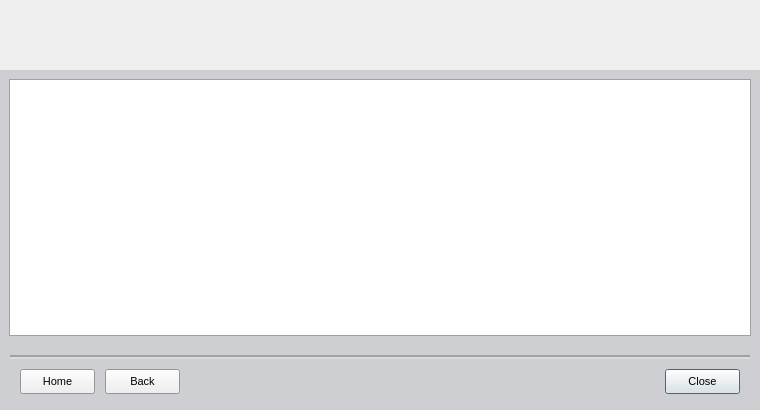
<ui version="4.0" >
 <class>helpDialog</class>
 <widget class="QDialog" name="helpDialog" >
  <property name="geometry" >
   <rect>
    <x>0</x>
    <y>0</y>
    <width>760</width>
    <height>410</height>
   </rect>
  </property>
  <property name="minimumSize" >
   <size>
    <width>760</width>
    <height>410</height>
   </size>
  </property>
  <property name="maximumSize" >
   <size>
    <width>2048</width>
    <height>2048</height>
   </size>
  </property>
  <property name="windowTitle" >
   <string>Help - XSupplicant</string>
  </property>
  <property name="windowIcon" >
   <iconset>icons/prod_color.png</iconset>
  </property>
  <layout class="QVBoxLayout" >
   <property name="margin" >
    <number>0</number>
   </property>
   <property name="spacing" >
    <number>0</number>
   </property>
   <item>
    <layout class="QHBoxLayout" >
     <property name="margin" >
      <number>0</number>
     </property>
     <property name="spacing" >
      <number>0</number>
     </property>
     <item>
      <spacer>
       <property name="orientation" >
        <enum>Qt::Horizontal</enum>
       </property>
       <property name="sizeHint" >
        <size>
         <width>40</width>
         <height>20</height>
        </size>
       </property>
      </spacer>
     </item>
     <item>
      <widget class="QLabel" name="uiBannerGraphicLeft" >
       <property name="minimumSize" >
        <size>
         <width>310</width>
         <height>70</height>
        </size>
       </property>
       <property name="maximumSize" >
        <size>
         <width>310</width>
         <height>70</height>
        </size>
       </property>
       <property name="lineWidth" >
        <number>0</number>
       </property>
       <property name="text" >
        <string/>
       </property>
       <property name="pixmap" >
        <pixmap>images/banner_left.png</pixmap>
       </property>
       <property name="alignment" >
        <set>Qt::AlignRight|Qt::AlignTrailing|Qt::AlignVCenter</set>
       </property>
      </widget>
     </item>
     <item>
      <widget class="QLabel" name="uiBannerGraphicRight" >
       <property name="minimumSize" >
        <size>
         <width>450</width>
         <height>70</height>
        </size>
       </property>
       <property name="maximumSize" >
        <size>
         <width>450</width>
         <height>70</height>
        </size>
       </property>
       <property name="lineWidth" >
        <number>0</number>
       </property>
       <property name="midLineWidth" >
        <number>0</number>
       </property>
       <property name="text" >
        <string/>
       </property>
       <property name="pixmap" >
        <pixmap>images/banner_right.png</pixmap>
       </property>
      </widget>
     </item>
     <item>
      <spacer>
       <property name="orientation" >
        <enum>Qt::Horizontal</enum>
       </property>
       <property name="sizeHint" >
        <size>
         <width>40</width>
         <height>20</height>
        </size>
       </property>
      </spacer>
     </item>
    </layout>
   </item>
   <item>
    <widget class="QFrame" name="LowerFrame" >
     <property name="sizePolicy" >
      <sizepolicy>
       <hsizetype>7</hsizetype>
       <vsizetype>7</vsizetype>
       <horstretch>0</horstretch>
       <verstretch>0</verstretch>
      </sizepolicy>
     </property>
     <property name="minimumSize" >
      <size>
       <width>500</width>
       <height>275</height>
      </size>
     </property>
     <property name="palette" >
      <palette>
       <active>
        <colorrole role="Base" >
         <brush brushstyle="SolidPattern" >
          <color alpha="255" >
           <red>255</red>
           <green>255</green>
           <blue>255</blue>
          </color>
         </brush>
        </colorrole>
        <colorrole role="Window" >
         <brush brushstyle="SolidPattern" >
          <color alpha="255" >
           <red>206</red>
           <green>207</green>
           <blue>210</blue>
          </color>
         </brush>
        </colorrole>
       </active>
       <inactive>
        <colorrole role="Base" >
         <brush brushstyle="SolidPattern" >
          <color alpha="255" >
           <red>255</red>
           <green>255</green>
           <blue>255</blue>
          </color>
         </brush>
        </colorrole>
        <colorrole role="Window" >
         <brush brushstyle="SolidPattern" >
          <color alpha="255" >
           <red>206</red>
           <green>207</green>
           <blue>210</blue>
          </color>
         </brush>
        </colorrole>
       </inactive>
       <disabled>
        <colorrole role="Base" >
         <brush brushstyle="SolidPattern" >
          <color alpha="255" >
           <red>206</red>
           <green>207</green>
           <blue>210</blue>
          </color>
         </brush>
        </colorrole>
        <colorrole role="Window" >
         <brush brushstyle="SolidPattern" >
          <color alpha="255" >
           <red>206</red>
           <green>207</green>
           <blue>210</blue>
          </color>
         </brush>
        </colorrole>
       </disabled>
      </palette>
     </property>
     <property name="autoFillBackground" >
      <bool>true</bool>
     </property>
     <property name="frameShape" >
      <enum>QFrame::NoFrame</enum>
     </property>
     <property name="frameShadow" >
      <enum>QFrame::Plain</enum>
     </property>
     <property name="lineWidth" >
      <number>0</number>
     </property>
     <layout class="QGridLayout" >
      <property name="margin" >
       <number>9</number>
      </property>
      <property name="spacing" >
       <number>6</number>
      </property>
      <item row="0" column="0" >
       <widget class="QTextBrowser" name="helpBrowser" />
      </item>
     </layout>
    </widget>
   </item>
   <item>
    <widget class="QFrame" name="ButtonFrame" >
     <property name="minimumSize" >
      <size>
       <width>500</width>
       <height>20</height>
      </size>
     </property>
     <property name="palette" >
      <palette>
       <active>
        <colorrole role="Base" >
         <brush brushstyle="SolidPattern" >
          <color alpha="255" >
           <red>255</red>
           <green>255</green>
           <blue>255</blue>
          </color>
         </brush>
        </colorrole>
        <colorrole role="Window" >
         <brush brushstyle="SolidPattern" >
          <color alpha="255" >
           <red>206</red>
           <green>207</green>
           <blue>210</blue>
          </color>
         </brush>
        </colorrole>
       </active>
       <inactive>
        <colorrole role="Base" >
         <brush brushstyle="SolidPattern" >
          <color alpha="255" >
           <red>255</red>
           <green>255</green>
           <blue>255</blue>
          </color>
         </brush>
        </colorrole>
        <colorrole role="Window" >
         <brush brushstyle="SolidPattern" >
          <color alpha="255" >
           <red>206</red>
           <green>207</green>
           <blue>210</blue>
          </color>
         </brush>
        </colorrole>
       </inactive>
       <disabled>
        <colorrole role="Base" >
         <brush brushstyle="SolidPattern" >
          <color alpha="255" >
           <red>206</red>
           <green>207</green>
           <blue>210</blue>
          </color>
         </brush>
        </colorrole>
        <colorrole role="Window" >
         <brush brushstyle="SolidPattern" >
          <color alpha="255" >
           <red>206</red>
           <green>207</green>
           <blue>210</blue>
          </color>
         </brush>
        </colorrole>
       </disabled>
      </palette>
     </property>
     <property name="autoFillBackground" >
      <bool>true</bool>
     </property>
     <property name="frameShape" >
      <enum>QFrame::NoFrame</enum>
     </property>
     <property name="frameShadow" >
      <enum>QFrame::Plain</enum>
     </property>
     <layout class="QVBoxLayout" >
      <property name="margin" >
       <number>10</number>
      </property>
      <property name="spacing" >
       <number>0</number>
      </property>
      <item>
       <widget class="QFrame" name="hLineDark" >
        <property name="sizePolicy" >
         <sizepolicy>
          <hsizetype>5</hsizetype>
          <vsizetype>0</vsizetype>
          <horstretch>0</horstretch>
          <verstretch>0</verstretch>
         </sizepolicy>
        </property>
        <property name="minimumSize" >
         <size>
          <width>480</width>
          <height>2</height>
         </size>
        </property>
        <property name="maximumSize" >
         <size>
          <width>16777215</width>
          <height>2</height>
         </size>
        </property>
        <property name="palette" >
         <palette>
          <active>
           <colorrole role="WindowText" >
            <brush brushstyle="SolidPattern" >
             <color alpha="255" >
              <red>162</red>
              <green>162</green>
              <blue>165</blue>
             </color>
            </brush>
           </colorrole>
          </active>
          <inactive>
           <colorrole role="WindowText" >
            <brush brushstyle="SolidPattern" >
             <color alpha="255" >
              <red>162</red>
              <green>162</green>
              <blue>165</blue>
             </color>
            </brush>
           </colorrole>
          </inactive>
          <disabled>
           <colorrole role="WindowText" >
            <brush brushstyle="SolidPattern" >
             <color alpha="255" >
              <red>119</red>
              <green>119</green>
              <blue>119</blue>
             </color>
            </brush>
           </colorrole>
          </disabled>
         </palette>
        </property>
        <property name="frameShape" >
         <enum>QFrame::Box</enum>
        </property>
        <property name="frameShadow" >
         <enum>QFrame::Plain</enum>
        </property>
       </widget>
      </item>
      <item>
       <widget class="QFrame" name="hLineLight" >
        <property name="sizePolicy" >
         <sizepolicy>
          <hsizetype>5</hsizetype>
          <vsizetype>0</vsizetype>
          <horstretch>0</horstretch>
          <verstretch>0</verstretch>
         </sizepolicy>
        </property>
        <property name="minimumSize" >
         <size>
          <width>480</width>
          <height>2</height>
         </size>
        </property>
        <property name="maximumSize" >
         <size>
          <width>16777215</width>
          <height>2</height>
         </size>
        </property>
        <property name="palette" >
         <palette>
          <active>
           <colorrole role="WindowText" >
            <brush brushstyle="SolidPattern" >
             <color alpha="255" >
              <red>218</red>
              <green>219</green>
              <blue>221</blue>
             </color>
            </brush>
           </colorrole>
          </active>
          <inactive>
           <colorrole role="WindowText" >
            <brush brushstyle="SolidPattern" >
             <color alpha="255" >
              <red>218</red>
              <green>219</green>
              <blue>221</blue>
             </color>
            </brush>
           </colorrole>
          </inactive>
          <disabled>
           <colorrole role="WindowText" >
            <brush brushstyle="SolidPattern" >
             <color alpha="255" >
              <red>119</red>
              <green>119</green>
              <blue>119</blue>
             </color>
            </brush>
           </colorrole>
          </disabled>
         </palette>
        </property>
        <property name="frameShape" >
         <enum>QFrame::Box</enum>
        </property>
        <property name="frameShadow" >
         <enum>QFrame::Plain</enum>
        </property>
       </widget>
      </item>
      <item>
       <layout class="QHBoxLayout" >
        <property name="margin" >
         <number>10</number>
        </property>
        <property name="spacing" >
         <number>10</number>
        </property>
        <item>
         <widget class="QPushButton" name="homeBtn" >
          <property name="sizePolicy" >
           <sizepolicy>
            <hsizetype>0</hsizetype>
            <vsizetype>0</vsizetype>
            <horstretch>0</horstretch>
            <verstretch>0</verstretch>
           </sizepolicy>
          </property>
          <property name="minimumSize" >
           <size>
            <width>75</width>
            <height>25</height>
           </size>
          </property>
          <property name="maximumSize" >
           <size>
            <width>75</width>
            <height>25</height>
           </size>
          </property>
          <property name="font" >
           <font>
            <pointsize>8</pointsize>
           </font>
          </property>
          <property name="text" >
           <string>Home</string>
          </property>
          <property name="shortcut" >
           <string>Ctrl+H</string>
          </property>
          <property name="autoDefault" >
           <bool>false</bool>
          </property>
         </widget>
        </item>
        <item>
         <widget class="QPushButton" name="backBtn" >
          <property name="sizePolicy" >
           <sizepolicy>
            <hsizetype>0</hsizetype>
            <vsizetype>0</vsizetype>
            <horstretch>0</horstretch>
            <verstretch>0</verstretch>
           </sizepolicy>
          </property>
          <property name="minimumSize" >
           <size>
            <width>75</width>
            <height>25</height>
           </size>
          </property>
          <property name="maximumSize" >
           <size>
            <width>75</width>
            <height>25</height>
           </size>
          </property>
          <property name="font" >
           <font>
            <pointsize>8</pointsize>
           </font>
          </property>
          <property name="text" >
           <string>Back</string>
          </property>
          <property name="shortcut" >
           <string>Ctrl+B</string>
          </property>
          <property name="autoDefault" >
           <bool>false</bool>
          </property>
         </widget>
        </item>
        <item>
         <spacer>
          <property name="orientation" >
           <enum>Qt::Horizontal</enum>
          </property>
          <property name="sizeHint" >
           <size>
            <width>40</width>
            <height>20</height>
           </size>
          </property>
         </spacer>
        </item>
        <item>
         <widget class="QPushButton" name="clsBtn" >
          <property name="sizePolicy" >
           <sizepolicy>
            <hsizetype>0</hsizetype>
            <vsizetype>0</vsizetype>
            <horstretch>0</horstretch>
            <verstretch>0</verstretch>
           </sizepolicy>
          </property>
          <property name="minimumSize" >
           <size>
            <width>75</width>
            <height>25</height>
           </size>
          </property>
          <property name="maximumSize" >
           <size>
            <width>75</width>
            <height>25</height>
           </size>
          </property>
          <property name="font" >
           <font>
            <pointsize>8</pointsize>
           </font>
          </property>
          <property name="text" >
           <string>Close</string>
          </property>
          <property name="shortcut" >
           <string>Ctrl+X</string>
          </property>
          <property name="default" >
           <bool>true</bool>
          </property>
         </widget>
        </item>
       </layout>
      </item>
     </layout>
    </widget>
   </item>
  </layout>
 </widget>
 <resources/>
 <connections/>
</ui>
